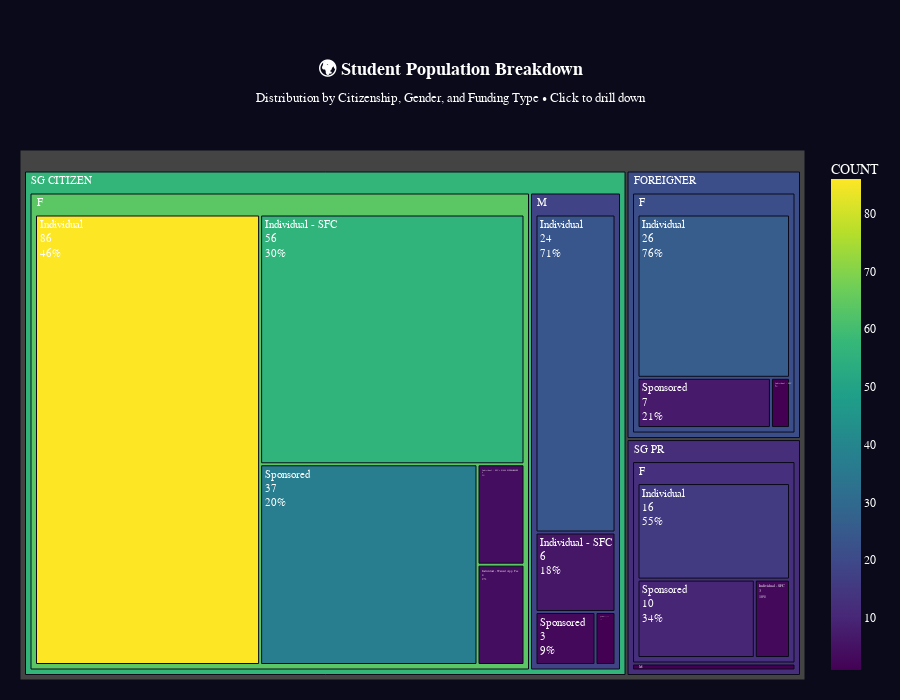

The cell this chart's notebook holds for it:
### Markdown cell above
# PART 2: INDIVIDUAL CHART CREATIONS
## Professional Analytics Charts with Template Aesthetics

This section creates 4 individual charts with modern styling, interactive elements, and comprehensive insights matching the dashboard template aesthetic.

### Code cell
# === CHART 1: PLOTLY EXPRESS - Student Distribution Treemap ===
print("🎨 Creating Chart 1: Student Distribution Treemap...")

# Prepare hierarchical data for treemap
treemap_data = df.groupby(['CITIZENSHIP', 'GENDER', 'COURSE FUNDING']).size().reset_index(name='COUNT')
treemap_data['PERCENTAGE'] = (treemap_data['COUNT'] / len(df) * 100).round(1)

fig1 = px.treemap(
    treemap_data,
    path=['CITIZENSHIP', 'GENDER', 'COURSE FUNDING'],
    values='COUNT',
    title='<b>🌍 Student Population Breakdown</b><br><sub>Distribution by Citizenship, Gender, and Funding Type • Click to drill down</sub>',
    color='COUNT',
    color_continuous_scale='Viridis',
    hover_data={'PERCENTAGE': ':.1f%'}
)

fig1.update_layout(
    font=dict(family='Orbitron, monospace', size=12, color=COLORS['light']),
    title_font_size=18,
    title_x=0.5,
    title_font_color=COLORS['light'],
    paper_bgcolor=COLORS['dark_bg'],
    height=700,
    margin=dict(t=150, l=20, r=20, b=20)
)

fig1.update_traces(
    textinfo='label+value+percent parent',
    textfont_size=11,
    textfont_color=COLORS['light'],
    hovertemplate='<b>%{label}</b><br>Count: %{value}<br>Percentage: %{customdata[0]:.1f}%<extra></extra>'
)

fig1.show()
print("✅ Chart 1 completed!")

### Figure 1 — Plotly figure (JSON) as saved in the notebook; plotly's stock layout.template omitted (floating-point values rounded to 4 significant figures)
{"data": [{"branchvalues": "total", "customdata": [[9.1, 26], [30.2, 86], [5.6, 16], [8.4, 24], [0.4, 1], [0.4, 1], [19.6, 56], [1.1, 3], [2.1, 6], [1.4, 4], [1.4, 4], [0.4, 1], [2.5, 7], [13, 37], [3.5, 10], [1.1, 3], ["(?)", 21.35], ["(?)", 63.81], ["(?)", 12.59], ["(?)", 18.29], [0.4, 1], ["(?)", 21.35], ["(?)", 56.81], ["(?)", 12.2]], "domain": {"x": [0, 1], "y": [0, 1]}, "hovertemplate": "<b>%{label}</b><br>Count: %{value}<br>Percentage: %{customdata[0]:.1f}%<extra></extra>", "ids": ["FOREIGNER/F/Individual", "SG CITIZEN/F/Individual", "SG PR/F/Individual", "SG CITIZEN/M/Individual", "SG PR/M/Individual", "FOREIGNER/F/Individual - SFC", "SG CITIZEN/F/Individual - SFC", "SG PR/F/Individual - SFC", "SG CITIZEN/M/Individual - SFC", "SG CITIZEN/F/Individual - SFC + $1000 SCHOLARSHIP", "SG CITIZEN/F/Individual - Waived App Fee", "SG CITIZEN/M/Individual - Waived App Fee", "FOREIGNER/F/Sponsored", "SG CITIZEN/F/Sponsored", "SG PR/F/Sponsored", "SG CITIZEN/M/Sponsored", "FOREIGNER/F", "SG CITIZEN/F", "SG PR/F", "SG CITIZEN/M", "SG PR/M", "FOREIGNER", "SG CITIZEN", "SG PR"], "labels": ["Individual", "Individual", "Individual", "Individual", "Individual", "Individual - SFC", "Individual - SFC", "Individual - SFC", "Individual - SFC", "Individual - SFC + $1000 SCHOLARSHIP", "Individual - Waived App Fee", "Individual - Waived App Fee", "Sponsored", "Sponsored", "Sponsored", "Sponsored", "F", "F", "F", "M", "M", "FOREIGNER", "SG CITIZEN", "SG PR"], "marker": {"coloraxis": "coloraxis", "colors": [26, 86, 16, 24, 1, 1, 56, 3, 6, 4, 4, 1, 7, 37, 10, 3, 21.35, 63.81, 12.59, 18.29, 1, 21.35, 56.81, 12.2]}, "name": "", "parents": ["FOREIGNER/F", "SG CITIZEN/F", "SG PR/F", "SG CITIZEN/M", "SG PR/M", "FOREIGNER/F", "SG CITIZEN/F", "SG PR/F", "SG CITIZEN/M", "SG CITIZEN/F", "SG CITIZEN/F", "SG CITIZEN/M", "FOREIGNER/F", "SG CITIZEN/F", "SG PR/F", "SG CITIZEN/M", "FOREIGNER", "SG CITIZEN", "SG PR", "SG CITIZEN", "SG PR", "", "", ""], "textfont": {"color": "#FFFFFF", "size": 11}, "textinfo": "label+value+percent parent", "type": "treemap", "values": [26, 86, 16, 24, 1, 1, 56, 3, 6, 4, 4, 1, 7, 37, 10, 3, 34, 187, 29, 34, 1, 34, 221, 30]}], "layout": {"coloraxis": {"colorbar": {"title": {"text": "COUNT"}}, "colorscale": [[0, "#440154"], [0.1111, "#482878"], [0.2222, "#3e4989"], [0.3333, "#31688e"], [0.4444, "#26828e"], [0.5556, "#1f9e89"], [0.6667, "#35b779"], [0.7778, "#6ece58"], [0.8889, "#b5de2b"], [1, "#fde725"]]}, "font": {"color": "#FFFFFF", "family": "Orbitron, monospace", "size": 12}, "height": 700, "legend": {"tracegroupgap": 0}, "margin": {"b": 20, "l": 20, "r": 20, "t": 150}, "paper_bgcolor": "#0A0A1A", "title": {"font": {"color": "#FFFFFF", "size": 18}, "text": "<b>🌍 Student Population Breakdown</b><br><sub>Distribution by Citizenship, Gender, and Funding Type • Click to drill down</sub>", "x": 0.5}}}
